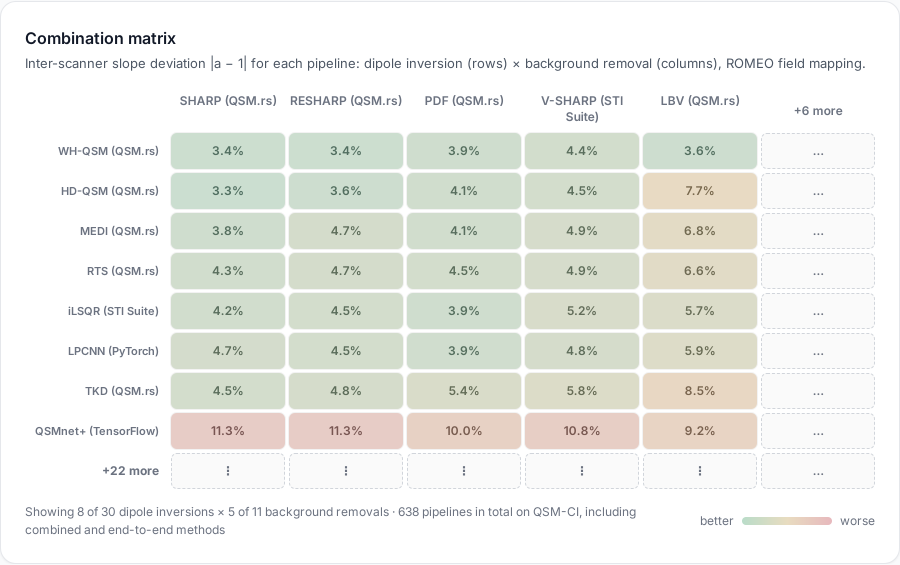
#> input picture data/qsmci_screenshot/matrix_subset.png, 2700 x 1695 px (shown at 1/3 size)
$ python fig_qsmci.py
#> lines starting #> are read from the running program, lines starting #| are printed output that depends on the picture
"""Figure 5: QSM-CI screenshot (harmonization pipeline matrix, ROMEO field mapping) with a light browser bar."""
from PIL import Image, ImageDraw, ImageFont
card = Image.open('../../data/qsmci_screenshot/matrix_subset.png').convert('RGB')
#> card is the input picture: PIL image 2700x1695 RGB; mean R, G, B 237.1, 238.5, 233.6
W = card.width; S = W / 900  # scale relative to CSS width of the card
#> after `W = card.width`: W = 2700
#> after `S = W / 900`: S = 3
BAR = int(64 * S); PAD = int(18 * S)
#> after `BAR = int(64 * S)`: BAR = 192
#> after `PAD = int(18 * S)`: PAD = 54
out = Image.new('RGB', (W + 2 * PAD, card.height + BAR + 2 * PAD), '#ffffff')
#> out: PIL image 2808x1995 RGB; every value is 255
d = ImageDraw.Draw(out)
d.rounded_rectangle([0, 0, out.width - 1, out.height - 1], radius=int(14 * S), fill='#f3f4f6', outline='#d1d5db', width=max(2, int(1.5 * S)))
for i, c in enumerate(['#ff5f57', '#febc2e', '#28c840']):  # window dots
    cx, cy, r = int((22 + i * 18) * S), BAR // 2, int(6 * S)
    d.ellipse([cx - r, cy - r, cx + r, cy + r], fill=c)
F = lambda sz, bold=False: ImageFont.truetype(f'fonts/DejaVuSans{"-Bold" if bold else ""}.ttf', int(sz * S))
ux0, ux1 = int(90 * S), out.width - int(24 * S)
#> ux0 = 270; ux1 = 2736
d.rounded_rectangle([ux0, int(14 * S), ux1, BAR - int(14 * S)], radius=int(9 * S), fill='#ffffff', outline='#e5e7eb')
d.text((ux0 + int(14 * S), BAR // 2), 'qsmxt.github.io/QSM-CI', font=F(14, True), fill='#111827', anchor='lm')
tw = d.textlength('qsmxt.github.io/QSM-CI', font=F(14, True))
#> tw = 496.5
d.text((ux0 + int(14 * S) + tw + int(12 * S), BAR // 2), 'Results  ›  Harmonization (2026)  ›  Pipeline reproducibility',
       font=F(13), fill='#6b7280', anchor='lm')
out.paste(card, (PAD, BAR + PAD // 2))
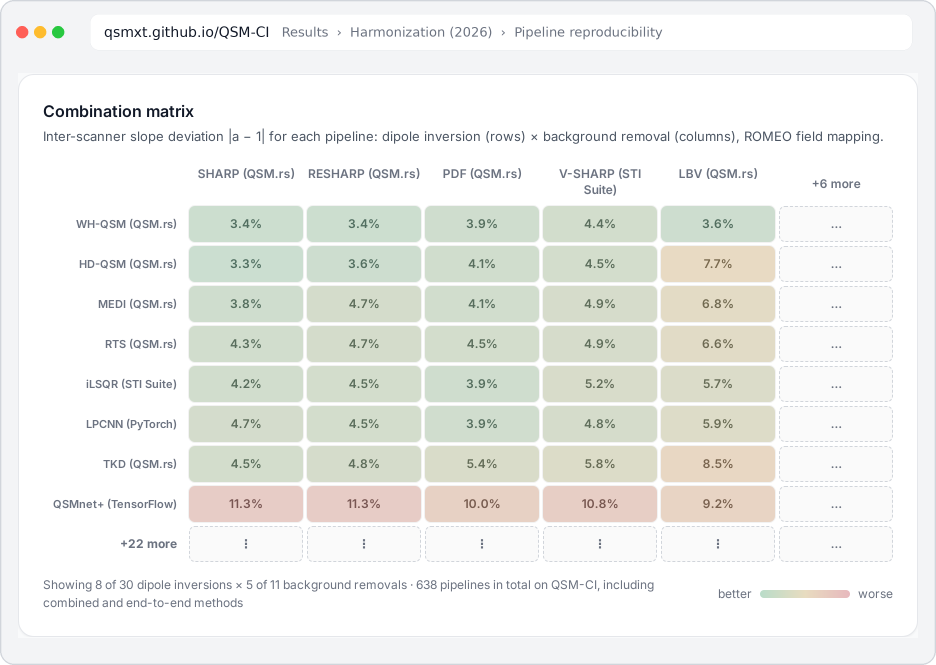
#> out: PIL image 2808x1995 RGB (shown at 1/3 size); mean R, G, B 238.1, 239.4, 235.6
out.save('../fig5_qsmci.png', dpi=(300, 300))
print(out.size)
#| (2808, 1995)
